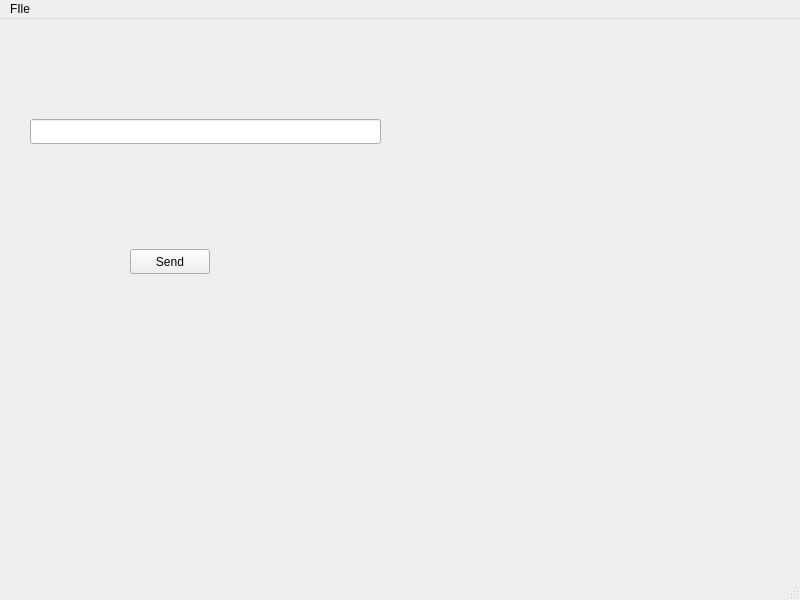
<?xml version="1.0" encoding="UTF-8"?>
<ui version="4.0">
 <class>MainWindow</class>
 <widget class="QMainWindow" name="MainWindow">
  <property name="geometry">
   <rect>
    <x>0</x>
    <y>0</y>
    <width>800</width>
    <height>600</height>
   </rect>
  </property>
  <property name="windowTitle">
   <string>MainWindow</string>
  </property>
  <widget class="QWidget" name="centralwidget">
   <widget class="QLineEdit" name="lineMessage">
    <property name="geometry">
     <rect>
      <x>30</x>
      <y>100</y>
      <width>351</width>
      <height>25</height>
     </rect>
    </property>
   </widget>
   <widget class="QPushButton" name="sendButton">
    <property name="geometry">
     <rect>
      <x>130</x>
      <y>230</y>
      <width>80</width>
      <height>25</height>
     </rect>
    </property>
    <property name="text">
     <string>Send</string>
    </property>
   </widget>
  </widget>
  <widget class="QMenuBar" name="menubar">
   <property name="geometry">
    <rect>
     <x>0</x>
     <y>0</y>
     <width>800</width>
     <height>22</height>
    </rect>
   </property>
   <widget class="QMenu" name="menuFIle">
    <property name="title">
     <string>FIle</string>
    </property>
   </widget>
   <addaction name="menuFIle"/>
  </widget>
  <widget class="QStatusBar" name="statusbar"/>
  <action name="actionSendMessage">
   <property name="text">
    <string>SendMessage</string>
   </property>
  </action>
 </widget>
 <resources/>
 <connections>
  <connection>
   <sender>sendButton</sender>
   <signal>clicked()</signal>
   <receiver>actionSendMessage</receiver>
   <slot>trigger()</slot>
   <hints>
    <hint type="sourcelabel">
     <x>169</x>
     <y>264</y>
    </hint>
    <hint type="destinationlabel">
     <x>-1</x>
     <y>-1</y>
    </hint>
   </hints>
  </connection>
 </connections>
</ui>
